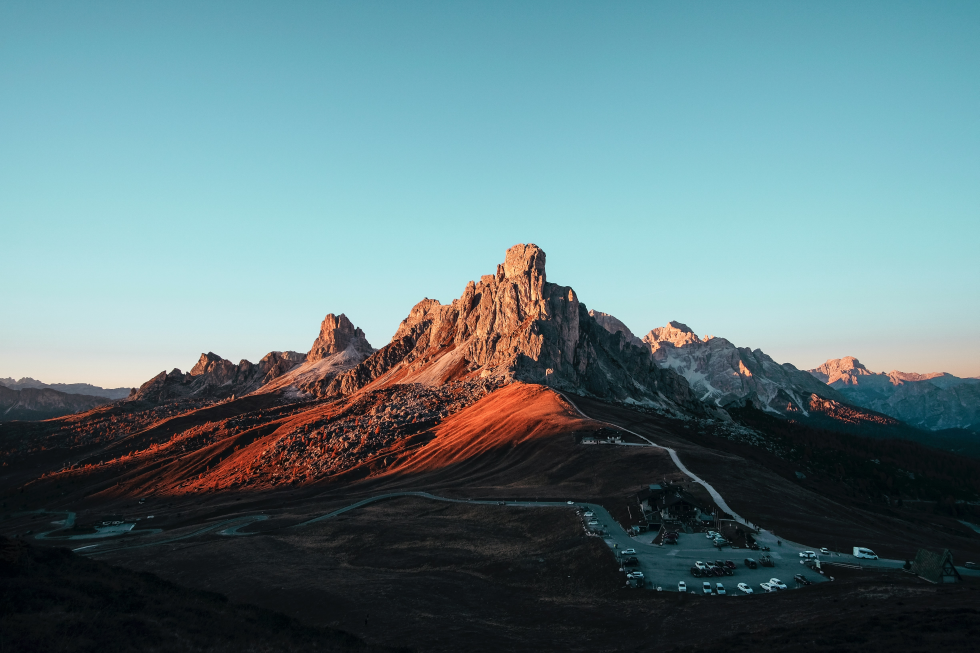
#> input picture assets/bg1.jpg, 4896 x 3264 px (shown at 1/5 size)
$ python image_basics.py
#> lines starting #> are read from the running program, lines starting #| are printed output that depends on the picture; after the words box and inside, x2 and y2 are one past the last pixel; in counts of white or black regions, pixels touching at a corner belong together
### stacked_image.py
import cv2
import numpy as np

def stackImages(scale, imgArray):
    rows = len(imgArray)
    cols = len(imgArray[0])
    rowsAvailable = isinstance(imgArray[0], list)
    width = imgArray[0][0].shape[1]
    height = imgArray[0][0].shape[0]
    if rowsAvailable:
        for x in range(0, rows):
            for y in range(0, cols):
                if imgArray[x][y].shape[:2] == imgArray[0][0].shape[:2]:
                    imgArray[x][y] = cv2.resize(imgArray[x][y], (0, 0), None, scale, scale)
                else:
                    imgArray[x][y] = cv2.resize(imgArray[x][y], (imgArray[0][0].shape[1], imgArray[0][0].shape[0]),
                                                None, scale, scale)
                if len(imgArray[x][y].shape) == 2: imgArray[x][y] = cv2.cvtColor(imgArray[x][y], cv2.COLOR_GRAY2BGR)
        imageBlank = np.zeros((height, width, 3), np.uint8)
        hor = [imageBlank] * rows
        hor_con = [imageBlank] * rows
        for x in range(0, rows):
            hor[x] = np.hstack(imgArray[x])
        ver = np.vstack(hor)
    else:
        for x in range(0, rows):
            if imgArray[x].shape[:2] == imgArray[0].shape[:2]:
                imgArray[x] = cv2.resize(imgArray[x], (0, 0), None, scale, scale)
            else:
                imgArray[x] = cv2.resize(imgArray[x], (imgArray[0].shape[1], imgArray[0].shape[0]), None, scale, scale)
            if len(imgArray[x].shape) == 2: imgArray[x] = cv2.cvtColor(imgArray[x], cv2.COLOR_GRAY2BGR)
        hor = np.hstack(imgArray)
        ver = hor
    return ver

### image_basics.py
import cv2
from stacked_image import *

def translate(img,x,y):
    transMat = np.float32([[1,0,x],[0,1,y]])
    dimensions = (img.shape[1],img.shape[0])
    return cv2.warpAffine(img,transMat,dimensions)

def rotate(img,angle,rotPoint=None,scale=1.0):
    (height,width) = img.shape[:2]
    if rotPoint is None:
        rotPoint = (width//2,height//2)

    rotMat = cv2.getRotationMatrix2D(rotPoint,angle,scale)
    dimension = (width,height)

    return cv2.warpAffine(img,rotMat,dimension)

imgOriginal = cv2.imread("assets/bg1.jpg")
#> imgOriginal is the input picture: shape (3264, 4896, 3); mean B, G, R 127.7, 123, 95.6

img = cv2.resize(imgOriginal, (0,0), fx=0.08,fy=0.08)

imgResized = cv2.resize(imgOriginal,(1000,300))  # (width, height)
imgRotate = cv2.rotate(imgOriginal, cv2.cv2.ROTATE_180)
imgCropped = img[100:200,100:400]
imgTranslate = translate(img,100,100)
imgRotateFunc = rotate(img,45,scale=1.2)
#> in rotate, `return cv2.warpAffine(img,rotMat,dimension)`:
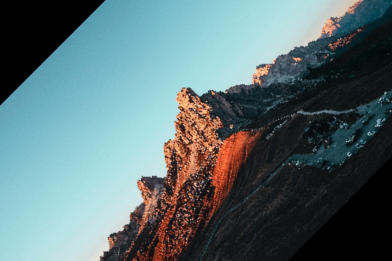
#> returned value: shape (261, 392, 3); mean of channels 0, 1, 2 116.9, 113.8, 91.9; drawn as B, G, R
imgFlipVert = cv2.flip(img,0)
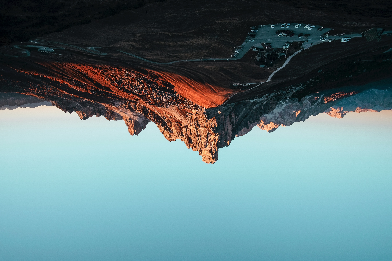
#> imgFlipVert: shape (261, 392, 3); mean B, G, R 127.6, 123, 95.5
imgFlipHori = cv2.flip(img,1)

width = img.shape[1]
#> width = 392
height = img.shape[0]
#> height = 261

imgDraw = img.copy()
imgDraw = cv2.line(imgDraw, (0, 0), (width, height), (255, 0, 0), 10)
imgDraw = cv2.line(imgDraw, (0, height), (width, 0), (0, 255, 0), 5)
imgDraw = cv2.rectangle(imgDraw, (100, 100), (200, 200), (128, 128, 128), 5)
imgDraw = cv2.circle(imgDraw, (300, 300), 60, (0, 0, 255), -1)
imgDraw = cv2.putText(imgDraw, 'This is a label', (10, height - 10), cv2.FONT_HERSHEY_SIMPLEX, 1, (255, 255, 255), 5, cv2.LINE_AA)

stackedImages = stackImages(0.6,([img,imgRotate,imgCropped,imgFlipVert],
                               [imgTranslate,imgDraw,imgRotateFunc,imgFlipHori]))
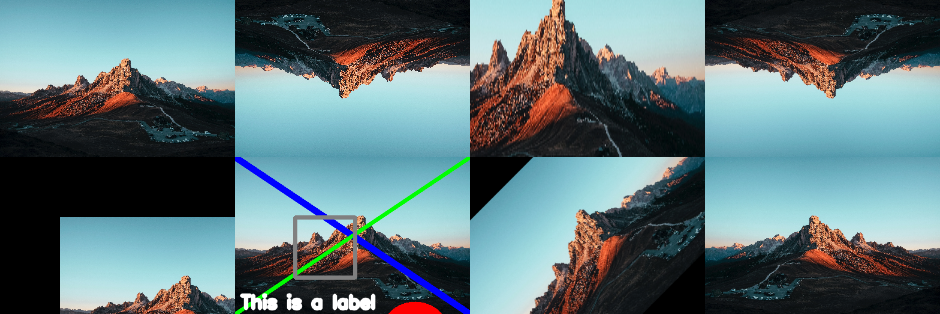
#> stackedImages: shape (314, 940, 3); mean B, G, R 119.6, 115.6, 92.8

cv2.imshow("Staked Images", stackedImages)
# cv2.imwrite("assets/new_bg1.jpg", imgRotate)

kernel = np.ones((5,5),np.uint8)
imgInvert = cv2.bitwise_not(img)
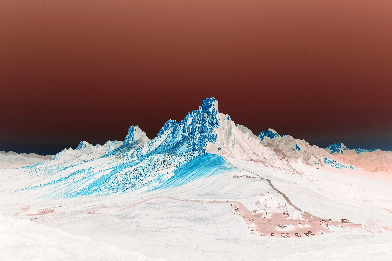
#> imgInvert: shape (261, 392, 3); mean B, G, R 127.4, 132, 159.5
imgGray = cv2.cvtColor(img,cv2.COLOR_BGR2GRAY)
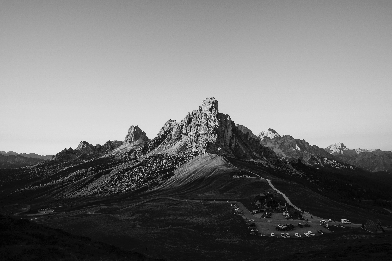
#> imgGray: shape (261, 392); min 0, max 244, mean 115.3
imgBlur = cv2.GaussianBlur(img,(19,19),0)
imgCanny = cv2.Canny(img,125,175)
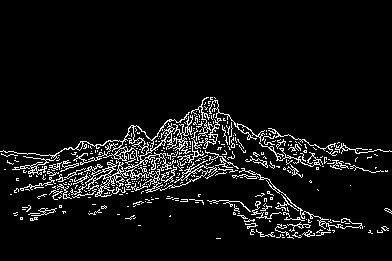
#> imgCanny: shape (261, 392); 6.7% white in thin lines or dots, all inside (x1, y1, x2, y2) = (0, 97, 392, 239)
imgDilation = cv2.dilate(imgCanny,kernel , iterations = 2)
#> imgDilation: shape (261, 392); 30.3% white; 5 white regions, box (x1, y1, x2, y2) and area: (0, 93, 392, 243) 30536, (380, 204, 392, 218) 151, (212, 234, 225, 243) 117, (165, 211, 175, 221) 99, (346, 181, 355, 190) 81
imgEroded = cv2.erode(imgDilation,kernel,iterations=2)
#> imgEroded: shape (261, 392); 20.4% white; 11 white regions (8 under 20 px), largest, box (x1, y1, x2, y2) and area: (0, 97, 392, 239) 20774, (368, 226, 392, 234) 87, (384, 208, 392, 214) 31

stackedImages2 = stackImages(1,([img,imgGray,imgBlur,imgInvert],
                                   [imgCanny,imgDilation,imgEroded,img]))
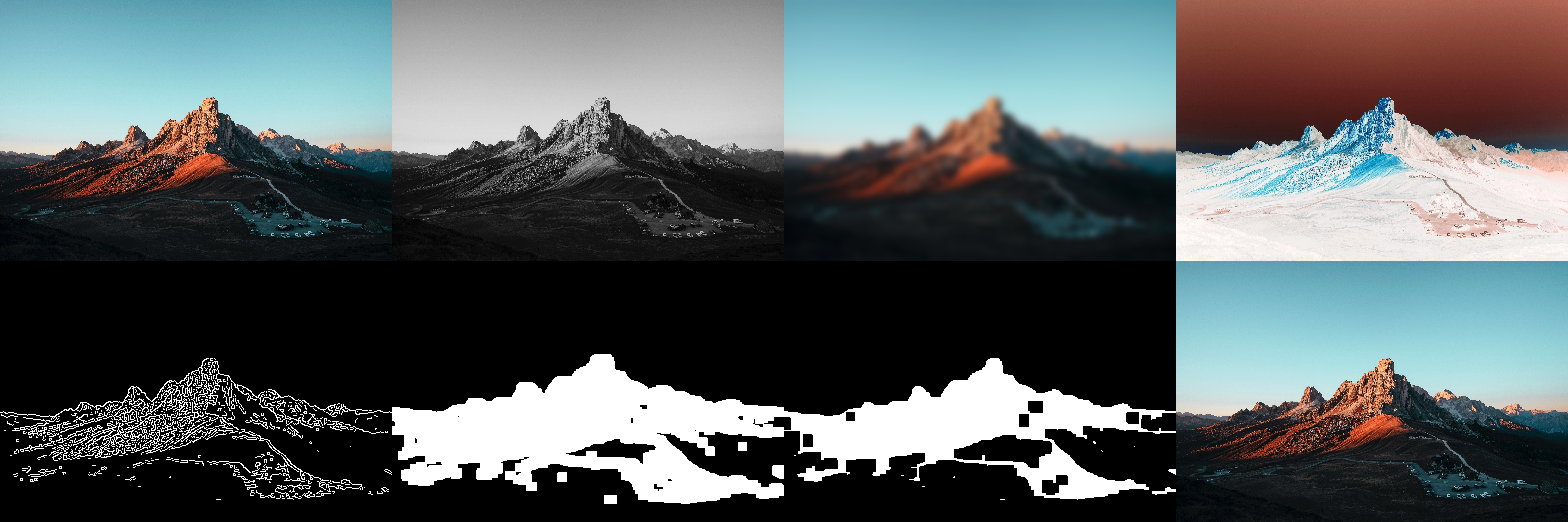
#> stackedImages2: shape (522, 1568, 3); mean B, G, R 96.5, 95.3, 88.5

cv2.imshow("Staked Images 2", stackedImages2)

cv2.waitKey(0)
